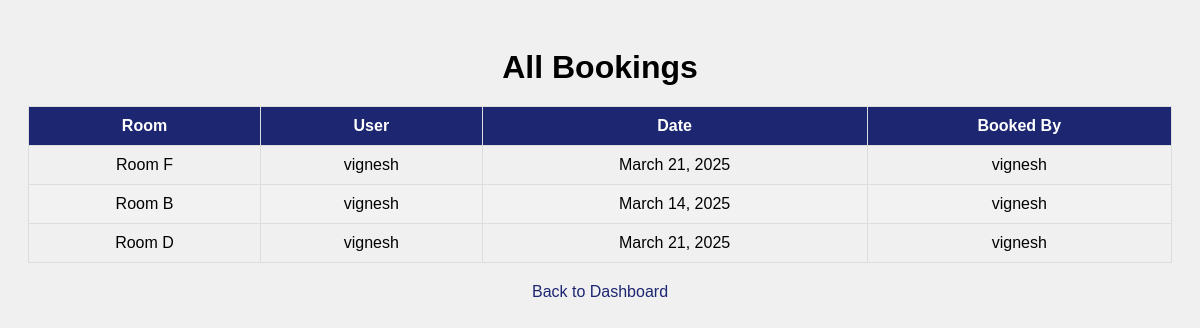
The page /view-all-bookings/ on the database its author committed.
### myapp1/models.py (models this page shows, shortened)
class Booking(models.Model):
    room = models.ForeignKey(Room, on_delete=models.CASCADE)
    date = models.DateField()
    time_slot = models.DateTimeField()  # Updated to DateTimeField
    booked_by = models.CharField(max_length=100)
    user = models.ForeignKey(User, on_delete=models.CASCADE)
    email = models.EmailField(blank=False, null=False)

class Room(models.Model):
    name = models.CharField(max_length=100)
    capacity = models.IntegerField()
    teacher = models.ForeignKey(User, on_delete=models.CASCADE, related_name="rooms", null=True, blank=True)
    is_active = models.BooleanField(default=True)

### myapp1/views.py (the view)
# urls.py: path('view-all-bookings/', views.view_all_bookings, name='view_all_bookings'),
def view_all_bookings(request):
    bookings = Booking.objects.all()  # Fetch all bookings from the database
    return render(request, 'view_all_bookings.html', {'bookings': bookings})

### myapp1/templates/view_all_bookings.html (shortened to what this page needs)
<!DOCTYPE html>
<html lang="en">
<head>
</head>
<body>
    <h1>All Bookings</h1>
    <table>
        <thead>
            <tr>
                <th>Room</th>
                <th>User</th>
                <th>Date</th>
                <th>Booked By</th>
            </tr>
        </thead>
        <tbody>
            {% for booking in bookings %}
                <tr>
                    <td>{{ booking.room.name }}</td>
                    <td>{{ booking.user.username }}</td>
                    <td>{{ booking.date }}</td>
                    <td>{{ booking.booked_by }}</td>
                </tr>
            {% empty %}
                <tr>
                    <td colspan="4">No bookings available.</td>
                </tr>
            {% endfor %}
        </tbody>
    </table>
    <div class="back-link">
        <a href="{% url 'admin_dashboard' %}">Back to Dashboard</a>
    </div>
</body>
</html>

### myapp1/templates/view_all_bookings.html (style rules this page uses)
body { font-family: Arial, sans-serif; background-color: #f0f0f0; padding: 20px; }
h1 { text-align: center; margin-bottom: 20px; }
table { width: 100%; border-collapse: collapse; }
table, th, td { border: 1px solid #ddd; }
th, td { padding: 10px; text-align: center; }
th { background-color: #1d2671; color: white; }
tr:nth-child(even) { background-color: #f2f2f2; }
.back-link { display: block; text-align: center; margin-top: 20px; font-size: 16px; }
.back-link a { text-decoration: none; color: #1d2671; }

### rows shown on the page
Booking: room.name "Room F", user.username "vignesh", date "March 21, 2025", booked_by "vignesh"
Booking: room.name "Room B", user.username "vignesh", date "March 14, 2025", booked_by "vignesh"
Booking: room.name "Room D", user.username "vignesh", date "March 21, 2025", booked_by "vignesh"
